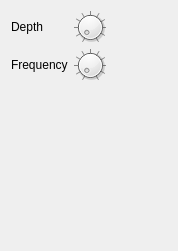
      <widget class="QWidget" name="pageChorus">
       <property name="geometry">
        <rect>
         <x>0</x>
         <y>0</y>
         <width>178</width>
         <height>251</height>
        </rect>
       </property>
       <attribute name="label">
        <string>Chorus</string>
       </attribute>
       <layout class="QGridLayout" name="gridLayout_4">
        <item row="2" column="0">
         <spacer name="verticalSpacer_3">
          <property name="orientation">
           <enum>Qt::Vertical</enum>
          </property>
          <property name="sizeHint" stdset="0">
           <size>
            <width>20</width>
            <height>40</height>
           </size>
          </property>
         </spacer>
        </item>
        <item row="0" column="1">
         <widget class="QDial" name="chorusDepthDial">
          <property name="minimumSize">
           <size>
            <width>32</width>
            <height>32</height>
           </size>
          </property>
          <property name="maximumSize">
           <size>
            <width>32</width>
            <height>32</height>
           </size>
          </property>
          <property name="toolTip">
           <string>Chorus depth</string>
          </property>
          <property name="minimum">
           <number>0</number>
          </property>
          <property name="maximum">
           <number>1000</number>
          </property>
          <property name="singleStep">
           <number>10</number>
          </property>
          <property name="pageStep">
           <number>100</number>
          </property>
          <property name="notchTarget">
           <double>10.000000000000000</double>
          </property>
          <property name="notchesVisible">
           <bool>true</bool>
          </property>
         </widget>
        </item>
        <item row="1" column="0">
         <widget class="QLabel" name="label_12">
          <property name="text">
           <string>Frequency</string>
          </property>
         </widget>
        </item>
        <item row="1" column="1">
         <widget class="QDial" name="chorusFreqDial">
          <property name="minimumSize">
           <size>
            <width>32</width>
            <height>32</height>
           </size>
          </property>
          <property name="maximumSize">
           <size>
            <width>32</width>
            <height>32</height>
           </size>
          </property>
          <property name="toolTip">
           <string>Chorus frequency</string>
          </property>
          <property name="minimum">
           <number>0</number>
          </property>
          <property name="maximum">
           <number>1000</number>
          </property>
          <property name="singleStep">
           <number>10</number>
          </property>
          <property name="pageStep">
           <number>100</number>
          </property>
          <property name="notchTarget">
           <double>10.000000000000000</double>
          </property>
          <property name="notchesVisible">
           <bool>true</bool>
          </property>
         </widget>
        </item>
        <item row="0" column="0">
         <widget class="QLabel" name="label_11">
          <property name="text">
           <string>Depth</string>
          </property>
         </widget>
        </item>
        <item row="0" column="2">
         <spacer name="horizontalSpacer_4">
          <property name="orientation">
           <enum>Qt::Horizontal</enum>
          </property>
          <property name="sizeHint" stdset="0">
           <size>
            <width>40</width>
            <height>20</height>
           </size>
          </property>
         </spacer>
        </item>
       </layout>
      </widget>
